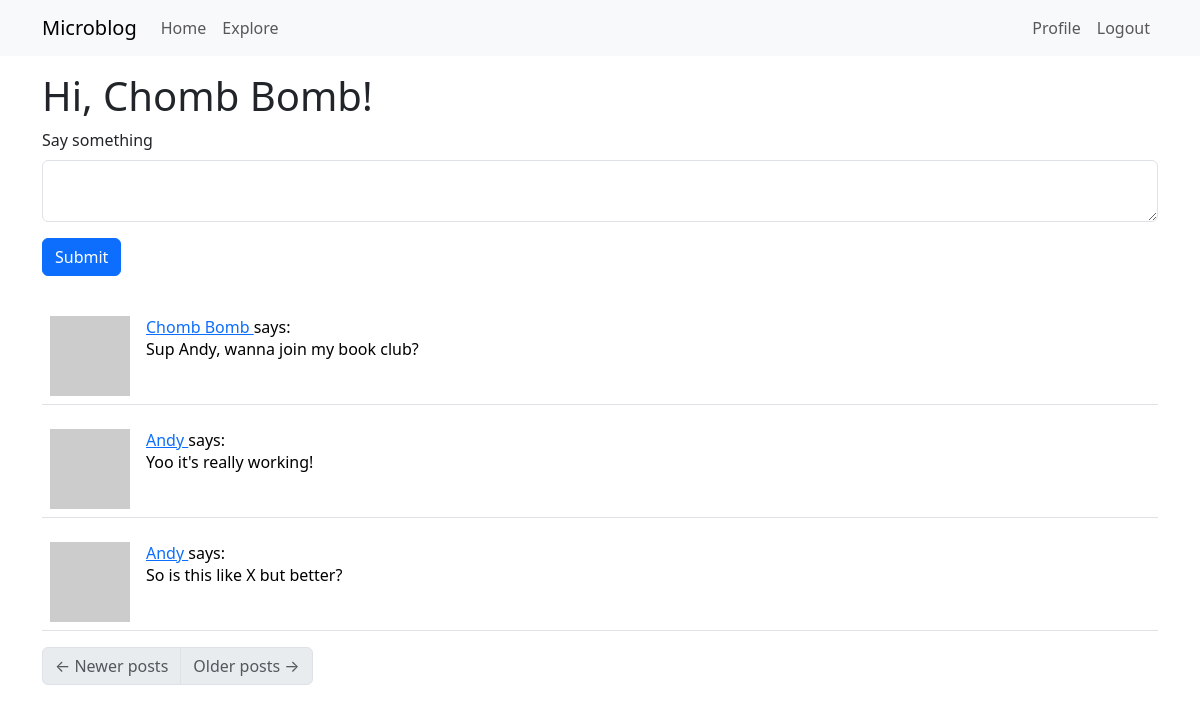
The page /index (signed in) on the database its author committed.
### app/models.py (models this page shows, shortened)
class User(UserMixin, db.Model):
    id: so.Mapped[int] = so.mapped_column(primary_key=True)
    username: so.Mapped[str] = so.mapped_column(sa.String(64), index=True,
                                                unique=True)
    email: so.Mapped[str] = so.mapped_column(sa.String(120), index=True,
                                             unique=True)
    password_hash: so.Mapped[Optional[str]] = so.mapped_column(sa.String(256))
    about_me: so.Mapped[Optional[str]] = so.mapped_column(sa.String(140))
    last_seen: so.Mapped[Optional[datetime]] = so.mapped_column(
        default=lambda: datetime.now(timezone.utc))
    posts: so.WriteOnlyMapped['Post'] = so.relationship(
        back_populates='author')
    following: so.WriteOnlyMapped['User'] = so.relationship(
        secondary=followers, primaryjoin=(followers.c.follower_id == id),
        secondaryjoin=(followers.c.followed_id == id),
        back_populates='followers')
    followers: so.WriteOnlyMapped['User'] = so.relationship(
        secondary=followers, primaryjoin=(followers.c.followed_id == id),
        secondaryjoin=(followers.c.follower_id == id),
        back_populates='following')
    def avatar(self, size):
        digest = md5(self.email.lower().encode('utf-8')).hexdigest()
        return f'https://www.gravatar.com/avatar/{digest}?d=identicon&s={size}'
    def following_posts(self):
        Author = so.aliased(User)
        Follower = so.aliased(User)
        return (
            sa.select(Post)
            .join(Post.author.of_type(Author))
            .join(Author.followers.of_type(Follower), isouter=True)
            .where(sa.or_(
                Follower.id == self.id,
                Author.id == self.id,
            ))
            .group_by(Post)
            .order_by(Post.timestamp.desc())
        )

class Post(db.Model):
    id: so.Mapped[int] = so.mapped_column(primary_key=True)
    body: so.Mapped[str] = so.mapped_column(sa.String(140))
    timestamp: so.Mapped[datetime] = so.mapped_column(
        index=True, default=lambda: datetime.now(timezone.utc))
    user_id: so.Mapped[int] = so.mapped_column(sa.ForeignKey(User.id),
                                               index=True)
    author: so.Mapped[User] = so.relationship(back_populates='posts')

### app/routes.py (the view)
@app.route('/', methods=['GET', 'POST'])
@app.route('/index', methods=['GET', 'POST'])
@login_required
def index():
    form = PostForm()
    if form.validate_on_submit():
        post = Post(body=form.post.data, author=current_user)
        db.session.add(post)
        db.session.commit()
        flash('Your post is now live!')
        return redirect(url_for('index'))
    page = request.args.get('page', 1, type=int)
    posts = db.paginate(current_user.following_posts(), page=page,
                        per_page=app.config['POSTS_PER_PAGE'], error_out=False)
    next_url = url_for('index', page=posts.next_num) \
        if posts.has_next else None
    prev_url = url_for('index', page=posts.prev_num) \
        if posts.has_prev else None
    return render_template('index.html', title='Home', form=form,
                           posts=posts.items, next_url=next_url,
                           prev_url=prev_url)

### app/forms.py
class PostForm(FlaskForm):
    post = TextAreaField('Say something', validators=[
        DataRequired(), Length(min=1, max=140)])
    submit = SubmitField('Submit')

### app/models.py (called while the page is built)
@login.user_loader
def load_user(id):
    return db.session.get(User, int(id))

### app/routes.py (called while the page is built)
@app.before_request
def before_request():
    if current_user.is_authenticated:
        current_user.last_seen = datetime.now(timezone.utc)
        db.session.commit()

### app/templates/index.html
{% extends "base.html" %} {% import "bootstrap_wtf.html" as wtf %} {% block
content %}
<h1>Hi, {{ current_user.username }}!</h1>
{% if form %} {{ wtf.quick_form(form) }} {% endif %} {% for post in posts %} {%
include '_post.html' %} {% endfor %}
<nav aria-label="Post navigation">
  <ul class="pagination">
    <li class="page-item{% if not prev_url %} disabled{% endif %}">
      <a class="page-link" href="{{ prev_url }}">
        <span aria-hidden="true">&larr;</span> Newer posts
      </a>
    </li>
    <li class="page-item{% if not next_url %} disabled{% endif %}">
      <a class="page-link" href="{{ next_url }}">
        Older posts <span aria-hidden="true">&rarr;</span>
      </a>
    </li>
  </ul>
</nav>
{% endblock %}

### app/templates/_post.html
<table class="table table-hover">
  <tr>
    <td width="70px">
      <a href="{{ url_for('user', username=post.author.username) }}">
        <img src="{{ post.author.avatar(70) }}" />
      </a>
    </td>
    <td>
      <a href="{{ url_for('user', username=post.author.username) }}">
        {{ post.author.username }}
      </a>
      says:
      <br />
      {{ post.body }}
    </td>
  </tr>
</table>

### rows shown on the page
User: username "Chomb Bomb"
Post: author.username "Chomb Bomb", body "Sup Andy, wanna join my book club?"
Post: author.username "Andy", body "Yoo it's really working!"
Post: author.username "Andy", body "So is this like X but better?"

### other values the page prints
{{ field.label(class='form-label') }} "Say something"
